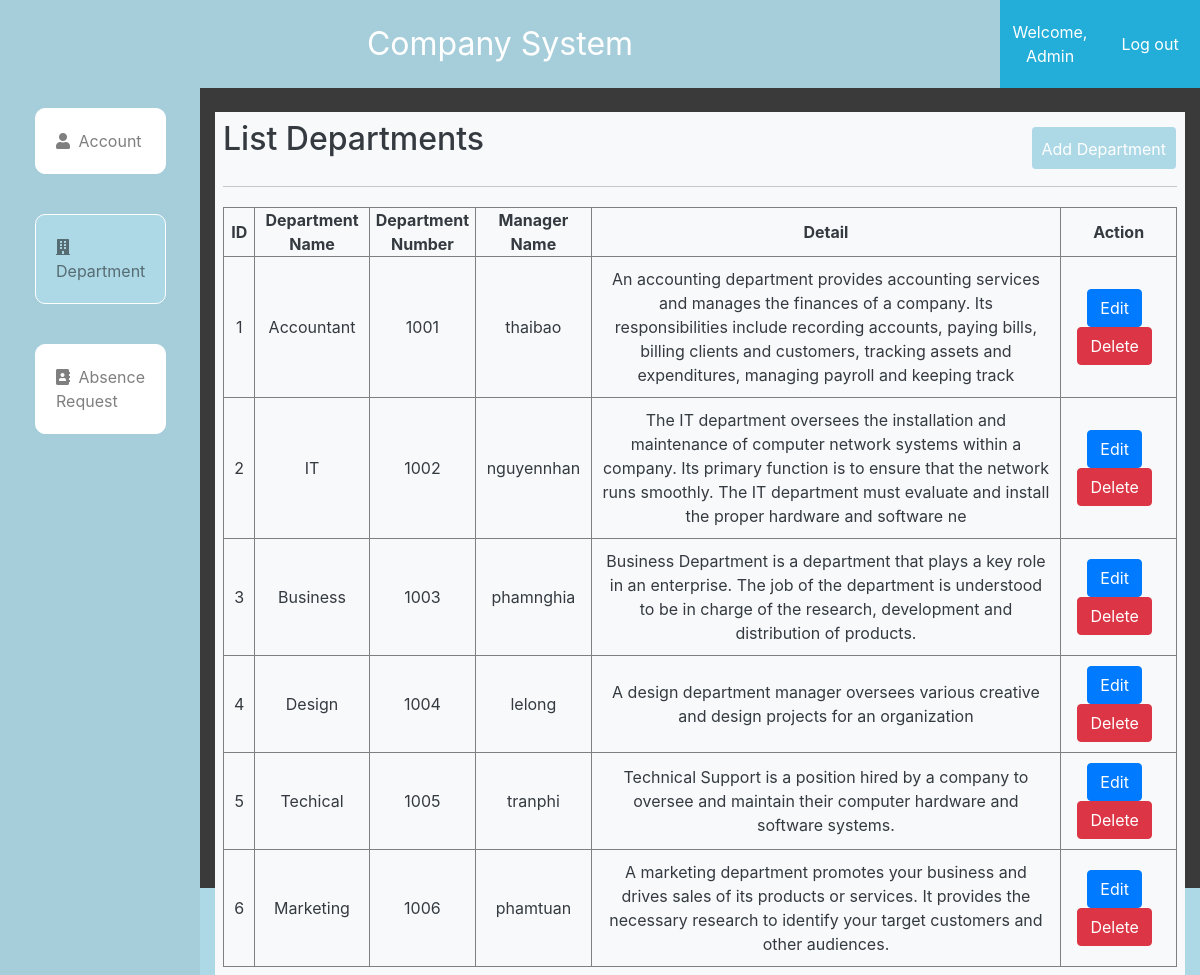
Page /admin/department.php (signed in) on the earlier database version.
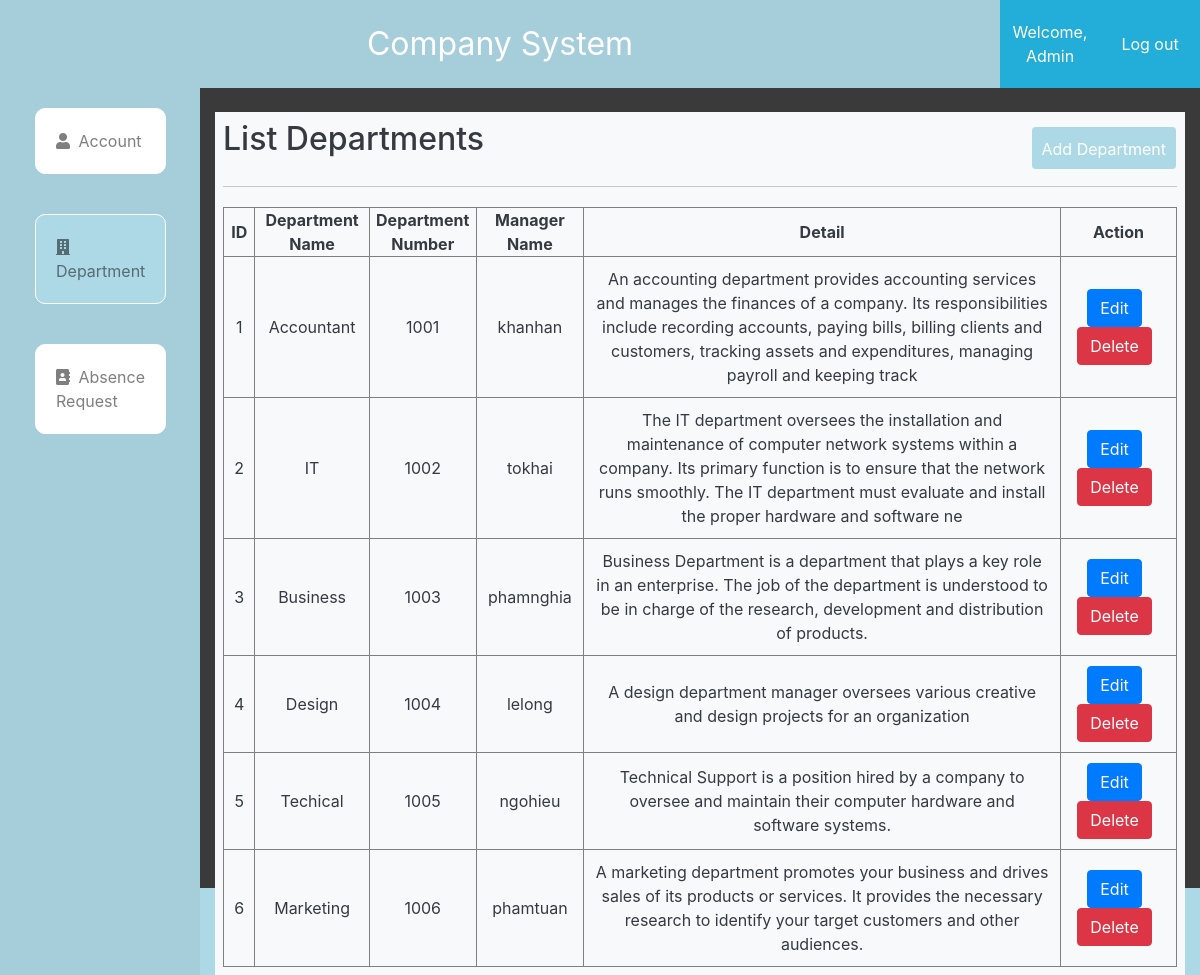
Same page on the later database version.
### tables this page shows
CREATE TABLE `department` (
  `id` int(11) NOT NULL,
  `name` varchar(255) NOT NULL,
  `number_room` int(11) NOT NULL,
  `manager_user` varchar(255) DEFAULT NULL,
  `detail` varchar(255) NOT NULL
);

### admin/db.php (called while the page is built, shortened)
<?php
    function open_database(){
        $conn = new mysqli(HOST,USER,PASS,DB);
        return $conn;
    }
    function get_departments(){
        $sql = "select * from department ";
        $conn = open_database();
        $result = $conn->query($sql);
        $data = array();
        if($result->num_rows==0){
            return array('code'=>2,'error'=>'Database is empty');
        }else{
            while($row = $result->fetch_assoc()){
                $data[] = $row;
            }
        }
        return array('code'=>0,'data'=>$data);
    }
?>

### admin/department.php (the view, shortened to what this page needs)
<?php
	require_once('db.php');
?>
<!DOCTYPE html>
<html lang="en">
<head>
	<link rel="stylesheet" href="https://maxcdn.bootstrapcdn.com/bootstrap/4.5.2/css/bootstrap.min.css">
	<link rel="stylesheet" href="https://use.fontawesome.com/releases/v5.7.2/css/all.css"
>
	<link rel="stylesheet" href="style2.css">
</head>
<body>
    <div class="container-fluid admin-section-header">
        <div class="row">
			<div class="col-sm-12 col-md-10 col-lg-10 col-xl-10 admin-logo">
				Company System
			</div>
			<div class="col-sm-12 col-md-1 col-lg-1 col-xl-1 admin-login-info">
					<a href="account.php">Welcome, <?= $_SESSION['name'] ?></a>
			</div>
			<div class="col-sm-12 col-md-1 col-lg-1 col-xl-1 admin-login-info">
					<a href="../logout.php">Log out</a>
			</div>
		</div>
		<div class="row h-100">
			<div class="  col-md-2 col-lg-2 col-xl-2  admin-section1">
				<nav class="  navbar-expand-lg navbar-light  ">
					<div class="collapse navbar-collapse" id="navbarSupportedContent">
						<ul class="navbar-nav" style="flex-direction: column;">
							<li class="nav-item ">
								<a class="nav-link p20" href="index.php"><i class="fas fa-user"></i>  Account </a>
							</li>
							<li class="nav-item active-menu">
								<a class="nav-link p20" href="department.php"> <i class="fas fa-building"></i>  Department</a>
							</li>
							<li class="nav-item">
								<a class="nav-link p20" href="dayoff.php"><i class="fas fa-address-book"></i>  Absence Request</a>
							</li>
						</ul>
					</div>
				</nav>
			</div>
			<div class="col-md-10 col-lg-10 col-xl-10  ">
				<div class="bg-light mt-4 text-dark p-2" style="width: 100%; overflow-x:scroll">
					<div class="admin-panel-section-header">
						<h2>List Departments</h2>
						<a class="addbtn"  data-toggle="modal" data-target="#add-department">Add Department</a>
					</div>
					<table class="table-hover text-center pc-table"   border="1" >
						<tr class="header">
							<th>ID </th>
							<th>Department Name</th>
							<th>Department Number </th>
							<th>Manager Name</th>
							<th>Detail</th>
							<th>Action</th>
						</tr>
						<tbody id="tbody">
						<?php
							$result = get_departments();
							if($result['code'] == 0){
								$data = $result['data'];
								foreach($data as $row){
									?>
									<tr class="item">
										<td><?= $row['id'] ?></td>
										<td><?= $row['name'] ?></td>
										<td><?= $row['number_room'] ?></td>
										<?php
											if($row['manager_user']){
												?>
													<td>
														<?= $row['manager_user'] ?>
													</td>
												<?php
											}else{
												?>
													<td style="color: red;">
														Click Edit to choose manager
													</td>
												<?php
											}
										?>
										<td><?= $row['detail'] ?></td>
										<td >
											<a
												class="btn btn-primary bg-primary"
												data-toggle="modal"
												data-target="#edit-department-detail"
												onclick="handleTransferToUpdate('<?= $row['id'] ?>','<?= $row['name'] ?>','<?= $row['number_room'] ?>','<?= $row['manager_user'] ?>','<?= $row['detail'] ?>')"
											>
												Edit
											</a>
											<a href="#"
													class="btn btn-danger"
													onclick="handleTransferToDelete('<?= $row['name'] ?>','<?= $row['id'] ?>')"
													data-toggle="modal"
													data-target="#delete-department"
												>Delete</a>
										</td>
									</tr>
									<?php
								}
							}
						?>
						</tbody>
					</table>
				</div>
			</div>
		</div>
    </div>
</body>
</html>

Differences in the rows shown:
changed department "Accountant": manager_user "thaibao" → "khanhan"
changed department "IT": manager_user "nguyennhan" → "tokhai"
changed department "Techical": manager_user "tranphi" → "ngohieu"
